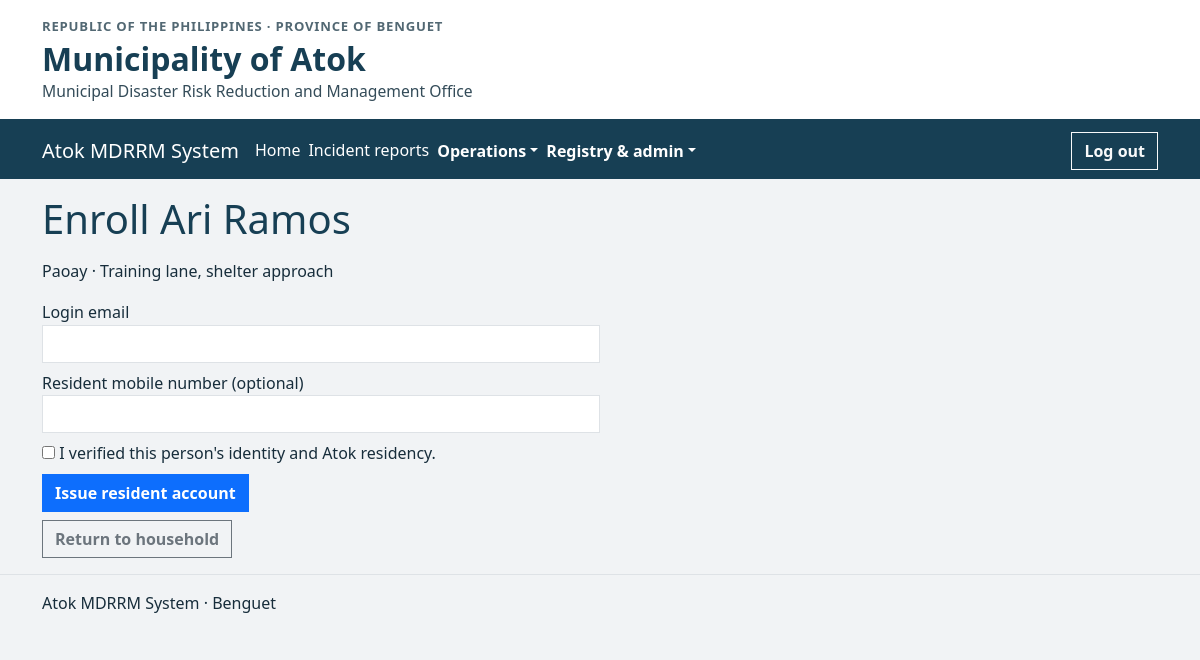
The page /households/enroll.php?id=1&member=2 (signed in) on the database its author committed.
### tables this page shows
CREATE TABLE household_members (
    id INT UNSIGNED AUTO_INCREMENT PRIMARY KEY,
    household_id INT UNSIGNED NOT NULL,
    full_name VARCHAR(100) NOT NULL,
    active BOOLEAN NOT NULL DEFAULT TRUE,
    UNIQUE (household_id, id),
    FOREIGN KEY (household_id) REFERENCES households(id)
);

CREATE TABLE households (
    latitude DECIMAL(10,7),
    longitude DECIMAL(10,7),
    id INT UNSIGNED AUTO_INCREMENT PRIMARY KEY,
    barangay VARCHAR(40) NOT NULL,
    address VARCHAR(255) NOT NULL,
    emergency_name VARCHAR(100) NOT NULL,
    emergency_phone VARCHAR(13) NOT NULL,
    registry_reason VARCHAR(24) NOT NULL,
    vulnerability VARCHAR(40) NOT NULL,
    hazard_notes VARCHAR(500) NOT NULL DEFAULT ''
);

### includes/session.php (called while the page is built, shortened)
<?php
function posted(string $field): string
{
    return is_string($_POST[$field] ?? null) ? $_POST[$field] : '';
}
function h(mixed $value, int $flags = ENT_QUOTES | ENT_SUBSTITUTE, string $encoding = 'UTF-8'): string
{
    return htmlspecialchars((string)$value, $flags, $encoding);
}

### households/household_function.php (called while the page is built, shortened)
<?php
require_once __DIR__ . '/../includes/session.php';
function householdId(): int
{
    $id = filter_input(INPUT_GET, 'id', FILTER_VALIDATE_INT);
    return $id;
}
function findHousehold(int $id, bool $lock = false): array
{
    global $pdo;
    $sql = 'SELECT * FROM households WHERE id=?';
    $query = $pdo->prepare($lock ? $sql . ' FOR UPDATE' : $sql);
    $query->execute([$id]);
    $household = $query->fetch();
    return $household;
}

### households/enroll.php (the view, shortened to what this page needs)
<?php
require __DIR__ . '/household_function.php';
$id = householdId();
$saving = $_SERVER['REQUEST_METHOD'] === 'POST';
$household = findHousehold($id, $saving);
$query = $pdo->prepare('SELECT m.id,m.full_name,m.active,e.account_id FROM household_members m
    LEFT JOIN resident_enrollments e ON e.member_id=m.id WHERE m.household_id=? AND m.id=?');
$query->execute([$id, filter_input(INPUT_GET, 'member', FILTER_VALIDATE_INT)]);
$member = $query->fetch();
$email = trim(posted('email'));
$phone = trim(posted('phone'));
require __DIR__ . '/../includes/header.php';
?>
<h1>Enroll <?= h($member['full_name']) ?></h1>
<p><?= h($household['barangay']) ?> · <?= h($household['address']) ?></p>
<?php if ($member['active'] && !$member['account_id']): ?>
    <form method="post" class="col-md-6">
        <label class="d-block mb-2">Login email<input class="form-control" type="email" name="email" required value="<?= h($email) ?>"></label>
        <label class="d-block mb-2">Resident mobile number (optional)<input class="form-control" name="phone" type="tel" maxlength="13" value="<?= h($phone) ?>"></label>
        <label class="d-block mb-2"><input type="checkbox" name="verified" value="yes" required> I verified this person's identity and Atok residency.</label>
        <button class="btn btn-primary">Issue resident account</button>
    </form>
<?php endif; ?>
<a class="btn btn-outline-secondary mt-2" href="view.php?id=<?= $id ?>">Return to household</a>
<?php require __DIR__ . '/../includes/footer.php'; ?>

### assets/css/site.css (style rules this page uses)
:root { --bs-border-radius: 0; --bs-border-radius-sm: 0; --bs-border-radius-lg: 0; --bs-border-radius-pill: 0; --atok-ink: #172d3b; --atok-navy: #173f54; --atok-teal: #175b59; --atok-border: #d7e1e5; --atok-page: #f1f3f5; --atok-surface: #fff; }
body { color: var(--atok-ink); background: var(--atok-page); line-height: 1.55; }
.navbar-toggler, .btn, .form-control, .form-select { border-radius: 0; }
.btn { font-weight: 600; }
main > p { max-width: 75ch; }
main h1 { color: var(--atok-navy); margin-bottom: 1rem; }

### rows shown on the page
household_members: full_name "Ari Ramos"
households: barangay "Paoay", address "Training lane, shelter approach"
